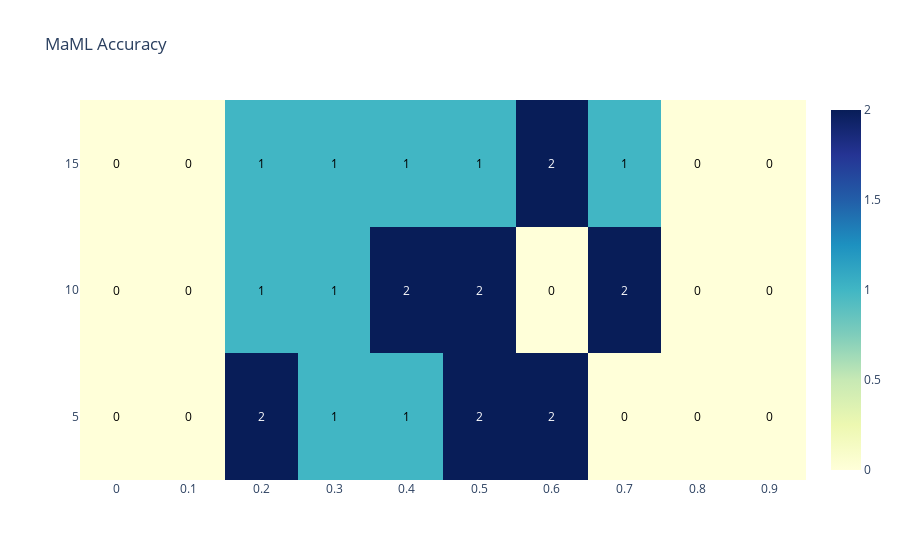

Notebook code cell kept with this figure:
### Markdown cell above
## MaML

### Code cell
fig = create_heatmap(entries, shot, maml, "MaML Accuracy")

fig.show()

### Figure 1 — Plotly figure (JSON) as saved in the notebook; plotly's stock layout.template omitted (floating-point values rounded to 4 significant figures)
{"data": [{"colorscale": [[0, "rgb(255,255,217)"], [0.125, "rgb(237,248,177)"], [0.25, "rgb(199,233,180)"], [0.375, "rgb(127,205,187)"], [0.5, "rgb(65,182,196)"], [0.625, "rgb(29,145,192)"], [0.75, "rgb(34,94,168)"], [0.875, "rgb(37,52,148)"], [1, "rgb(8,29,88)"]], "type": "heatmap", "z": [[0, 0, 2, 1, 1, 2, 2, 0, 0, 0], [0, 0, 1, 1, 2, 2, 0, 2, 0, 0], [0, 0, 1, 1, 1, 1, 2, 1, 0, 0]]}], "layout": {"annotations": [{"font": {"color": "black"}, "showarrow": false, "text": "0", "x": 0, "y": 0}, {"font": {"color": "black"}, "showarrow": false, "text": "0", "x": 1, "y": 0}, {"font": {"color": "white"}, "showarrow": false, "text": "2", "x": 2, "y": 0}, {"font": {"color": "black"}, "showarrow": false, "text": "1", "x": 3, "y": 0}, {"font": {"color": "black"}, "showarrow": false, "text": "1", "x": 4, "y": 0}, {"font": {"color": "white"}, "showarrow": false, "text": "2", "x": 5, "y": 0}, {"font": {"color": "white"}, "showarrow": false, "text": "2", "x": 6, "y": 0}, {"font": {"color": "black"}, "showarrow": false, "text": "0", "x": 7, "y": 0}, {"font": {"color": "black"}, "showarrow": false, "text": "0", "x": 8, "y": 0}, {"font": {"color": "black"}, "showarrow": false, "text": "0", "x": 9, "y": 0}, {"font": {"color": "black"}, "showarrow": false, "text": "0", "x": 0, "y": 1}, {"font": {"color": "black"}, "showarrow": false, "text": "0", "x": 1, "y": 1}, {"font": {"color": "black"}, "showarrow": false, "text": "1", "x": 2, "y": 1}, {"font": {"color": "black"}, "showarrow": false, "text": "1", "x": 3, "y": 1}, {"font": {"color": "white"}, "showarrow": false, "text": "2", "x": 4, "y": 1}, {"font": {"color": "white"}, "showarrow": false, "text": "2", "x": 5, "y": 1}, {"font": {"color": "black"}, "showarrow": false, "text": "0", "x": 6, "y": 1}, {"font": {"color": "white"}, "showarrow": false, "text": "2", "x": 7, "y": 1}, {"font": {"color": "black"}, "showarrow": false, "text": "0", "x": 8, "y": 1}, {"font": {"color": "black"}, "showarrow": false, "text": "0", "x": 9, "y": 1}, {"font": {"color": "black"}, "showarrow": false, "text": "0", "x": 0, "y": 2}, {"font": {"color": "black"}, "showarrow": false, "text": "0", "x": 1, "y": 2}, {"font": {"color": "black"}, "showarrow": false, "text": "1", "x": 2, "y": 2}, {"font": {"color": "black"}, "showarrow": false, "text": "1", "x": 3, "y": 2}, {"font": {"color": "black"}, "showarrow": false, "text": "1", "x": 4, "y": 2}, {"font": {"color": "black"}, "showarrow": false, "text": "1", "x": 5, "y": 2}, {"font": {"color": "white"}, "showarrow": false, "text": "2", "x": 6, "y": 2}, {"font": {"color": "black"}, "showarrow": false, "text": "1", "x": 7, "y": 2}, {"font": {"color": "black"}, "showarrow": false, "text": "0", "x": 8, "y": 2}, {"font": {"color": "black"}, "showarrow": false, "text": "0", "x": 9, "y": 2}], "title": {"text": "MaML Accuracy"}, "xaxis": {"side": "bottom", "ticks": "", "ticktext": [0, 0.1, 0.2, 0.3, 0.4, 0.5, 0.6, 0.7, 0.8, 0.9, 1], "tickvals": [0, 1, 2, 3, 4, 5, 6, 7, 8, 9]}, "yaxis": {"ticks": "", "ticksuffix": " ", "ticktext": [5, 10, 15], "tickvals": [0, 1, 2]}}}
